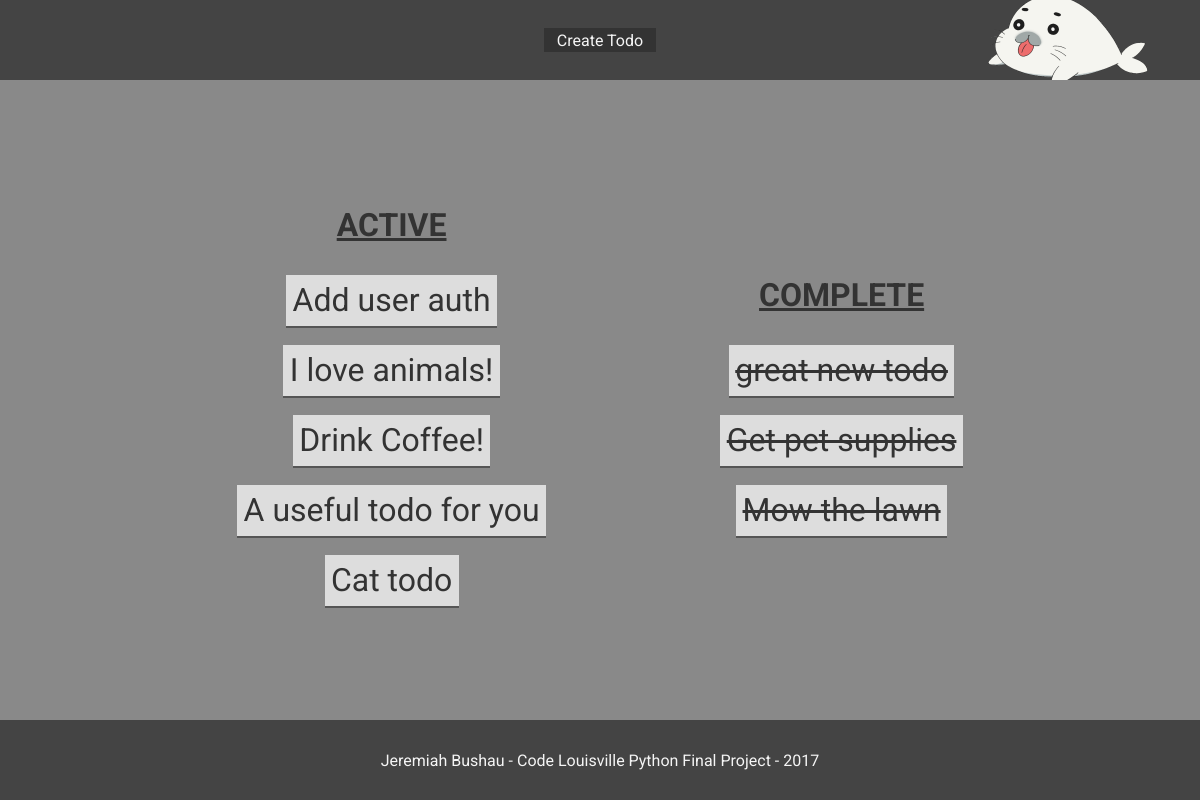
The page /todos/ on the database its author committed.
### todos/models.py (models this page shows, shortened)
class Todo(models.Model):
    title = models.CharField(max_length=100, unique=True)
    content = models.TextField()
    is_complete = models.BooleanField(default=0)
    created_at = models.DateTimeField(auto_now_add=True)
    modified_at = models.DateTimeField(auto_now=True)

### todos/views.py (the view)
class TodoList(generic.ListView):
    model = models.Todo
    def get_queryset(self):
        queryset = super().get_queryset()
        return queryset.order_by('is_complete', '-created_at')
    def get_context_data(self, *args, **kwargs):
        context = super(TodoList, self).get_context_data(*args, **kwargs)
        todos = models.Todo.objects.all()
        context['active_todos'] = todos.filter(is_complete=False).order_by('-created_at')
        context['complete_todos'] = todos.filter(is_complete=True).order_by('-created_at')
        return context

### todos/templates/todos/todo_list.html (shortened to what this page needs)
{% extends 'layout.html' %}
{% block nav_content %}
{% include 'nav.html' %}
{% endblock %}
{% block body_content %}
<div class="todo-list">
  {% if active_todos %}
  <div class="active-todos">
    <h1 class="todo-label">ACTIVE</h1>
    {% for todo in active_todos %}
    <div class="todo-list-item">
      <h1><a href="{% url 'todos:todo_detail' pk=todo.pk %}">{{ todo.title }}</a></h1>
    </div>
    {% endfor %}
  </div>
  {% endif %}
  {% if complete_todos %}
  <div class="complete-todos">
    <h1 class="todo-label">COMPLETE</h1>
    {% for todo in complete_todos %}
    <div class="todo-list-item">
      <h1><a href="{% url 'todos:todo_detail' pk=todo.pk %}" class="complete">{{ todo.title }}</a></h1>
    </div>
    {% endfor %}
  </div>
  {% endif %}
</div>
{% endblock %}
{% block footer_content %}
{% include 'footer.html' %}
{% endblock %}

### assets/css/code_lou_todo.css (style rules this page uses)
html, body { height: 100%; width: 100%; margin: 0; background: #898989; font-family: 'Roboto', sans-serif; }
nav, footer, form, form label, .home-page-wrap, .todo-detail, .todo-list, .todo-nav, .todo-nav-links, .todo-content, .todo-ops { display: flex; }
a { text-decoration: none; }
.todo-list { flex-direction: column; margin: auto; width:95%; max-width: 1000px; min-height: 80%; justify-content: flex-start; }
.todo-label { text-decoration: underline; color: #333; }
.todo-list-item { padding: 1em 0; }
.todo-list-item h1, .todo-list-item a, .todo-nav h1 { margin: 0; color: #333; font-weight: normal; }
.todo-list-item h1 { font-size: 1.7em; }
.todo-list-item a { background: #ddd; padding: 0.2em; border-bottom: 2px solid #555; }
.complete { text-decoration: line-through; }
@media (min-width: 600px) { .todo-list { width: 75%; justify-content: center; align-items: center; } }
@media (min-width: 600px) { .todo-list-item { text-align: center; } }
@media (min-width: 600px) { .todo-list-item h1 { font-size: 2em; } }
@media (min-width: 600px) { .todo-label { text-align: center; } }
@media (min-width: 1000px) { .todo-list { flex-direction: row; justify-content: space-around; } }

### rows shown on the page
Todo: title "Add user auth"
Todo: title "I love animals!"
Todo: title "Drink Coffee!"
Todo: title "A useful todo for you"
Todo: title "Cat todo"
Todo: title "great new todo"
Todo: title "Get pet supplies"
Todo: title "Mow the lawn"
